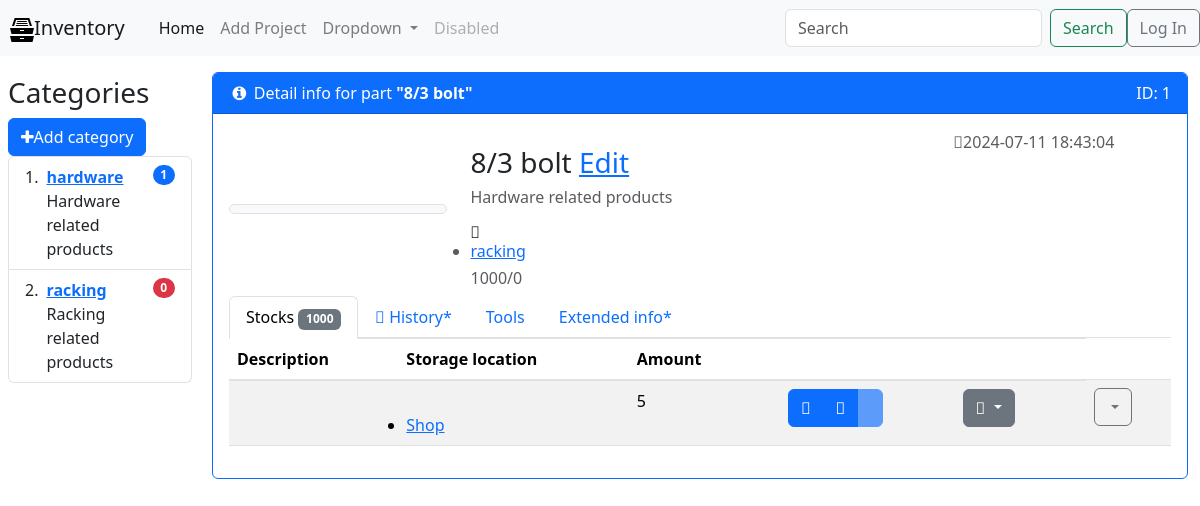
Page /productinfo/1/ on the committed database.
### tables this page shows
CREATE TABLE categories (
  id INTEGER PRIMARY KEY AUTOINCREMENT,
  name VARCHAR(255),
  description TEXT NOT NULL DEFAULT '',
  comment TEXT DEFAULT NULL,
  datetime_added TIMESTAMP DEFAULT CURRENT_TIMESTAMP,
  last_modified TIMESTAMP DEFAULT CURRENT_TIMESTAMP
);

CREATE TABLE products (
  id INTEGER PRIMARY KEY AUTOINCREMENT,
  id_category INTEGER NOT NULL DEFAULT 0,
  name VARCHAR(255),
  description TEXT NOT NULL DEFAULT '',
  instock INTEGER NOT NULL DEFAULT 0,
  comment TEXT NOT NULL DEFAULT '',
  visible INT(1) NOT NULL,
  datetime_added TIMESTAMP DEFAULT CURRENT_TIMESTAMP,
  last_modified TIMESTAMP DEFAULT CURRENT_TIMESTAMP
);

### main.py (the view)
@app.route('/productinfo/<int:id>/', methods=('GET', 'POST'))
def displayInfo(id):
    info = get_product_info(id)
    return render_template('info.html',
                           info=info,
                           categories=get_categories_ls())

### main.py (called while the page is built)
def get_db_connection():
    conn = sqlite3.connect('database.db')
    conn.row_factory = sqlite3.Row
    return conn

def get_categories_ls():
    conn = get_db_connection()
    cur = conn.cursor()
    cur.execute(
        "SELECT c.id AS id, c.name AS name, c.description AS description, c.comment AS comment, COUNT(p.id) AS products_count FROM categories c LEFT JOIN products p ON c.id = p.id_category GROUP BY c.id, c.name"
    )
    categories = cur.fetchall()
    conn.close()
    return categories

def get_product_info(id):
    conn = get_db_connection()
    cur = conn.cursor()
    cur.execute("SELECT * FROM products WHERE id = ?", (id, ))
    product = cur.fetchone()
    conn.close()
    return product

### templates/info.html (shortened to what this page needs)
{% extends 'base.html' %}
{% block content %}
<div class="card border-primary">
    <div class="card-header bg-primary text-white">
        <i class="fa fa-info-circle fa-fw" aria-hidden="true"></i>
        Detail info for part <b>"{{ info['name'] }}"</b>
    <div class="float-end">ID: {{ info['id'] }}</div>
</div>
    <div class="card-body">
    <div class="row">
<div class="col-md-9">
<div class="row">
    <div class="col-md-3 col-lg-4 col-3 mt-auto mb-auto">
        <div id="pictureCarousel" class="carousel slide mb-2" data-bs-interval="false" data-bs-ride="false">
            <div class="carousel-indicators">
                <button type="button" data-bs-target="#pictureCarousel" data-bs-slide-to="0" class="active" aria-current="true" aria-label="Footprint"></button>
            </div>
            <div class="carousel-inner">
                <div class="carousel-item  active">
                    <a href="/img/footprints/Active/ICs/DIP/IC_DIP18.png" data-turbo="false" target="_blank" rel="noopener">
                        <img class="d-block w-100 img-fluid img-thumbnail bg-light part-info-image" src="/img/footprints/Active/ICs/DIP/IC_DIP18.png" alt="">
                    </a>
                </div>
            </div>
        </div>
    </div>
    <div class="col-md-9 col-lg-8 col-7">
        <h5 class="text-muted pt-2" title="Manufacturer">
        </h5>
        <h3 class="w-fit" data-bs-original-title="Name">{{ info['name'] }}
            <a href="{{ url_for('editProduct', id=info['id']) }}">Edit</a>
        </h3>
        <h6 class="text-muted w-fit" data-bs-original-title="Description"><span><div class="markdown markdown-inline" data-controller="common--markdown">
            <p>{{ info['description']}}</p>
        </div></span></h6>
        <h6 class="">
        <i class="fas fa-tag fa-fw" aria-label="Category" data-bs-original-title="Category"></i>
        <span class="text-muted"><ul class="structural_link d-inline">
            <li><a href="/category/1/">{{ categories[info['id_category']]['name'] }}</a></li>
        </ul>
        </span>
        </h6>
        <h6>
            <span class="text-muted"><span data-bs-original-title="Instock">{{info['instock']}}</span>/<span data-bs-original-title="Minimum Instock">0</span></span>
              </h6>
        </div>
    </div>
</div>
  <div class="col-md-3 offset-md-0 col-9 offset-3">
<div class="mb-3">
<span class="text-muted" data-bs-original-title="Last modified">
<i class="fas fa-history fa-fw"></i>{{info['last_modified']}}</span>
<br>
</div>
  </div>
</div>
<div class="">
  <div class="">
      <ul class="nav nav-tabs" id="partTab" role="tablist">
          <li class="nav-item" role="presentation">
              <a class="nav-link active" id="part_lots-tab" data-bs-toggle="tab" href="#part_lots" role="tab" aria-selected="true">
                  Stocks                        <span class="badge bg-secondary">{{ info['instock'] }}</span>
              </a>
          </li>
          <li class="nav-item " role="presentation">
              <a class="nav-link" id="history-tab" data-bs-toggle="tab" href="#history" role="tab" aria-selected="false" tabindex="-1">
                  <i class="fas fa-history"></i>
                  History*                    </a>
          </li>
                          <li class="nav-item" role="presentation">
              <a class="nav-link" id="tools-tab" data-bs-toggle="tab" href="#tools" role="tab" aria-selected="false" tabindex="-1">
                  Tools                    </a>
          </li>
          <li class="nav-item" role="presentation">
              <a class="nav-link" id="extended_info-tab" data-bs-toggle="tab" href="#extended_info" role="tab" aria-selected="false" tabindex="-1">
                  Extended info*                    </a>
          </li>
      </ul>
      <div class="tab-content" id="myTabContent">
          <div class="tab-pane fade active show" id="part_lots" role="tabpanel" aria-labelledby="part_lots-tab">
<div class="table-responsive">
<table class="table table-striped table-hover">
  <thead>
  <tr>
      <th>Description</th>
      <th>Storage location</th>
      <th>Amount</th>
      <th></th>             <th></th>
      <th></th>             <th></th>
  </tr>
  </thead>
  <tbody>
              <tr>
          <td></td>
          <td>
                                                      <ul class="structural_link d-inline">
                      <li>
                                      <a href="/en/store_location/9/parts">Shop</a>
                              </li>
              </ul>
                              </td>
          <td>
                                      5
                              </td>
          <td>
          </td>
          <td>
              <div class="btn-group" role="group">
                  <button type="button" class="btn btn-primary" data-bs-toggle="modal" data-bs-target="#withdraw-modal" data-action="withdraw" data-lot-id="199" data-lot-amount="{{ info['instock']}}" aria-label="Withdraw parts from lot" data-bs-original-title="Withdraw parts from lot">
                      <i class="fa-solid fa-minus fa-fw"></i>
                  </button>
                  <button type="button" class="btn btn-primary" data-bs-toggle="modal" data-bs-target="#withdraw-modal" data-action="add" data-lot-id="199" data-lot-amount="{{ info['instock']}}" aria-label="Add parts to lot" data-bs-original-title="Add parts to lot">
                      <i class="fa-solid fa-plus fa-fw"></i>
                  </button>
                  <button type="button" class="btn btn-primary" data-bs-toggle="modal" data-bs-target="#withdraw-modal" data-action="move" data-lot-id="199" data-lot-amount="{{ info['instock']}}" disabled="" aria-label="Move parts from lot to another lot" data-bs-original-title="Move parts from lot to another lot">
                  </button>
              </div>
          </td>
          <td>
                  <div class="dropdown">
  <button type="button" class="btn btn-secondary dropdown-toggle" title="Generate label" data-bs-toggle="dropdown" aria-haspopup="true" aria-expanded="false">
      <i class="fas fa-fw fa-qrcode"></i>         </button>
</div>
          </td>
          <td>
          </td><td>                     <div class="btn-group">
                  <button type="button" class="btn btn-outline-secondary dropdown-toggle" data-bs-toggle="dropdown" aria-haspopup="true" aria-expanded="false">
                  </button>
              </div>
          </td>
      </tr>
          </tbody>
</table>
</div>                </div>
      </div>
  </div>
</div>
</div>
</div>
{% endblock %}

### templates/base.html (shortened to what this page needs)
<!DOCTYPE html>
<html lang="en">
  <head>
      <link rel="stylesheet" href="{{ url_for('static', filename='font-awesome/css/font-awesome.min.css') }}">
    <link rel="stylesheet" href="{{ url_for('static', filename='css/styles.css') }}">
    <link rel="stylesheet" href="https://cdn.jsdelivr.net/npm/bootstrap@4.5.3/dist/css/bootstrap.min.css">
    <link rel="stylesheet" href="https://cdn.jsdelivr.net/npm/bootstrap@5.3.3/dist/css/bootstrap.min.css">
    <link rel="stylesheet" href="https://cdn.jsdelivr.net/npm/bootstrap-icons@1.11.3/font/bootstrap-icons.css">
    <link rel="stylesheet" href="https://cdn.jsdelivr.net/npm/bootstrap-table@1.22.6/dist/bootstrap-table.min.css">
  </head>
  <body>
      <nav class="navbar navbar-expand-lg navbar-light bg-light">
        <a class="spacing navbar-brand" href="/">Inventory</a>
        <div class="collapse navbar-collapse" id="navbarSupportedContent">
          <ul class="navbar-nav mr-auto">
            <li class="nav-item active">
              <a class="nav-link" href="/">Home <span class="sr-only">(current)</span></a>
            </li>
            <li class="nav-item">
              <a class="nav-link" href="{{ url_for('addproject') }}">Add Project</a>
            </li>
            <li class="nav-item dropdown">
              <a class="nav-link dropdown-toggle" href="#" id="navbarDropdown" role="button" data-toggle="dropdown" aria-haspopup="true" aria-expanded="false">
                Dropdown
              </a>
            </li>
            <li class="nav-item">
              <a class="nav-link disabled" href="#" tabindex="-1" aria-disabled="true">Disabled</a>
            </li>
          </ul>
          <form class="form-inline my-2 my-lg-0">
            <input class="form-control mr-sm-2" type="search" placeholder="Search" aria-label="Search">
            <button class="btn btn-outline-success my-2 my-sm-0" type="submit">Search</button>
          </form>
          <a href="{{ url_for('login') }}">
          <button type="button" class="btn btn-outline-secondary">Log In</button></a>
        </div>
      </nav>
    <div class="container-fluid">
    <div class="row flex-nowrap">
      <div class="col-auto col-md-3 col-xl-2 px-sm-2 px-0">
        <h3 style="padding-top: 20px;">Categories</h3>
        <div id="toolbar">
          <a href="/addcategory/"><button type="button" class="btn btn-primary"><i class="fa fa-plus"></i>Add category</button></a>
        </div>
        <ol class="list-group list-group-numbered">
          {% for category in categories %}
          {% if title==category['name'] %}
          <li class="list-group-item d-flex justify-content-between align-items-start bg-primary text-light">
          {% else %}
            <li class="list-group-item d-flex justify-content-between align-items-start">
              {% endif %}
            <div class="ms-2 me-auto">
              <div class="fw-bold">
                {% if title==category['name'] %}
                <a class="link-light" href="{{ url_for('category', id=category['id']) }}">{{ category['name']}}</a>
                {% else %}
                <a href="{{ url_for('category', id=category['id']) }}">{{ category['name']}}</a>
                {% endif %}
              </div>
              {{category['description']}}
            </div>
              {% if title==category['name'] %}
              <span class="badge text-bg-light rounded-pill">{{category['products_count']}}</span>
              {% else %}
              {% if category['products_count'] == 0 %}
              <span class="badge text-bg-danger rounded-pill">{{category['products_count']}}</span>
              {% else %}
              <span class="badge text-bg-primary rounded-pill">{{category['products_count']}}</span>
              {% endif %}
              {% endif %}
          </li>
          {% endfor %}
        </ol>
      </div>
      <div class="col py-3 content">
          {% block content %} {% endblock %}
      </div>
    </div>
      </div>
  </body>
</html>

### static/css/styles.css (style rules this page uses)
.spacing { padding-left: 10px; padding-right: 10px; }

### rows in the picture
categories: name "hardware", description "Hardware related products", products_count "1"
categories: name "racking", description "Racking related products", products_count "0"
products: name "8/3 bolt", id "1", description "Hardware related products", instock "1000", last_modified "2024-07-11 18:43:04"
